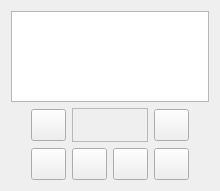
<?xml version="1.0" encoding="UTF-8"?>
<ui version="4.0">
 <class>SpritePreviewer</class>
 <widget class="QWidget" name="SpritePreviewer">
  <property name="geometry">
   <rect>
    <x>0</x>
    <y>0</y>
    <width>220</width>
    <height>191</height>
   </rect>
  </property>
  <layout class="QVBoxLayout" name="verticalLayout_2">
   <item>
    <widget class="QGraphicsView" name="frame_view"/>
   </item>
   <item>
    <layout class="QHBoxLayout" name="horizontalLayout">
     <item>
      <spacer name="horizontalSpacer">
       <property name="orientation">
        <enum>Qt::Horizontal</enum>
       </property>
       <property name="sizeHint" stdset="0">
        <size>
         <width>40</width>
         <height>20</height>
        </size>
       </property>
      </spacer>
     </item>
     <item>
      <layout class="QGridLayout" name="buttons_layout">
       <item row="0" column="1" colspan="2">
        <widget class="QFrame" name="frame">
         <property name="frameShape">
          <enum>QFrame::StyledPanel</enum>
         </property>
         <property name="frameShadow">
          <enum>QFrame::Raised</enum>
         </property>
         <layout class="QVBoxLayout" name="verticalLayout">
          <item>
           <widget class="QLabel" name="frame_label">
            <property name="toolTip">
             <string>Index of the current frame</string>
            </property>
            <property name="text">
             <string/>
            </property>
            <property name="alignment">
             <set>Qt::AlignCenter</set>
            </property>
           </widget>
          </item>
         </layout>
        </widget>
       </item>
       <item row="1" column="3">
        <widget class="QPushButton" name="last_button">
         <property name="sizePolicy">
          <sizepolicy hsizetype="Fixed" vsizetype="Fixed">
           <horstretch>0</horstretch>
           <verstretch>0</verstretch>
          </sizepolicy>
         </property>
         <property name="minimumSize">
          <size>
           <width>32</width>
           <height>32</height>
          </size>
         </property>
         <property name="toolTip">
          <string>Last</string>
         </property>
         <property name="text">
          <string/>
         </property>
         <property name="icon">
          <iconset resource="../../resources/images.qrc">
           <normaloff>:/images/icon_last.png</normaloff>:/images/icon_last.png</iconset>
         </property>
         <property name="iconSize">
          <size>
           <width>24</width>
           <height>24</height>
          </size>
         </property>
        </widget>
       </item>
       <item row="1" column="2">
        <widget class="QPushButton" name="stop_button">
         <property name="sizePolicy">
          <sizepolicy hsizetype="Fixed" vsizetype="Fixed">
           <horstretch>0</horstretch>
           <verstretch>0</verstretch>
          </sizepolicy>
         </property>
         <property name="minimumSize">
          <size>
           <width>32</width>
           <height>32</height>
          </size>
         </property>
         <property name="toolTip">
          <string>Stop</string>
         </property>
         <property name="text">
          <string/>
         </property>
         <property name="icon">
          <iconset resource="../../resources/images.qrc">
           <normaloff>:/images/icon_stop.png</normaloff>:/images/icon_stop.png</iconset>
         </property>
         <property name="iconSize">
          <size>
           <width>24</width>
           <height>24</height>
          </size>
         </property>
        </widget>
       </item>
       <item row="0" column="3">
        <widget class="QPushButton" name="next_button">
         <property name="sizePolicy">
          <sizepolicy hsizetype="Fixed" vsizetype="Fixed">
           <horstretch>0</horstretch>
           <verstretch>0</verstretch>
          </sizepolicy>
         </property>
         <property name="minimumSize">
          <size>
           <width>32</width>
           <height>32</height>
          </size>
         </property>
         <property name="toolTip">
          <string>Next</string>
         </property>
         <property name="text">
          <string/>
         </property>
         <property name="icon">
          <iconset resource="../../resources/images.qrc">
           <normaloff>:/images/icon_next.png</normaloff>:/images/icon_next.png</iconset>
         </property>
         <property name="iconSize">
          <size>
           <width>24</width>
           <height>24</height>
          </size>
         </property>
        </widget>
       </item>
       <item row="1" column="1">
        <widget class="QPushButton" name="start_button">
         <property name="sizePolicy">
          <sizepolicy hsizetype="Fixed" vsizetype="Fixed">
           <horstretch>0</horstretch>
           <verstretch>0</verstretch>
          </sizepolicy>
         </property>
         <property name="minimumSize">
          <size>
           <width>32</width>
           <height>32</height>
          </size>
         </property>
         <property name="text">
          <string/>
         </property>
         <property name="icon">
          <iconset resource="../../resources/images.qrc">
           <normaloff>:/images/icon_start.png</normaloff>:/images/icon_start.png</iconset>
         </property>
         <property name="iconSize">
          <size>
           <width>24</width>
           <height>24</height>
          </size>
         </property>
        </widget>
       </item>
       <item row="0" column="0">
        <widget class="QPushButton" name="previous_button">
         <property name="sizePolicy">
          <sizepolicy hsizetype="Fixed" vsizetype="Fixed">
           <horstretch>0</horstretch>
           <verstretch>0</verstretch>
          </sizepolicy>
         </property>
         <property name="minimumSize">
          <size>
           <width>32</width>
           <height>32</height>
          </size>
         </property>
         <property name="toolTip">
          <string>Previous</string>
         </property>
         <property name="text">
          <string/>
         </property>
         <property name="icon">
          <iconset resource="../../resources/images.qrc">
           <normaloff>:/images/icon_previous.png</normaloff>:/images/icon_previous.png</iconset>
         </property>
         <property name="iconSize">
          <size>
           <width>24</width>
           <height>24</height>
          </size>
         </property>
        </widget>
       </item>
       <item row="1" column="0">
        <widget class="QPushButton" name="first_button">
         <property name="sizePolicy">
          <sizepolicy hsizetype="Fixed" vsizetype="Fixed">
           <horstretch>0</horstretch>
           <verstretch>0</verstretch>
          </sizepolicy>
         </property>
         <property name="minimumSize">
          <size>
           <width>32</width>
           <height>32</height>
          </size>
         </property>
         <property name="toolTip">
          <string>First</string>
         </property>
         <property name="text">
          <string/>
         </property>
         <property name="icon">
          <iconset resource="../../resources/images.qrc">
           <normaloff>:/images/icon_first.png</normaloff>:/images/icon_first.png</iconset>
         </property>
         <property name="iconSize">
          <size>
           <width>24</width>
           <height>24</height>
          </size>
         </property>
        </widget>
       </item>
      </layout>
     </item>
     <item>
      <spacer name="horizontalSpacer_2">
       <property name="orientation">
        <enum>Qt::Horizontal</enum>
       </property>
       <property name="sizeHint" stdset="0">
        <size>
         <width>40</width>
         <height>20</height>
        </size>
       </property>
      </spacer>
     </item>
    </layout>
   </item>
  </layout>
 </widget>
 <resources>
  <include location="../../resources/images.qrc"/>
 </resources>
 <connections/>
</ui>
